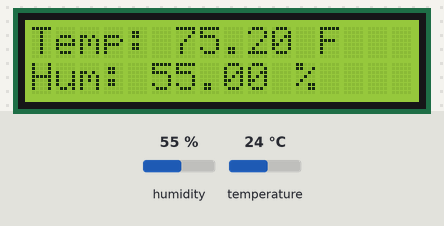
The sketch below on a simulated Arduino Uno, built with avr-gcc and run on an emulated ATmega328P. On the bench: 16×2 character LCD. The test bench sets the inputs (shaded band); at power-on: humidity 55 %, temperature 24 °C.

Above: at 1.2 s.
1.3 s: humidity set to 22 %
At 2.3 s:
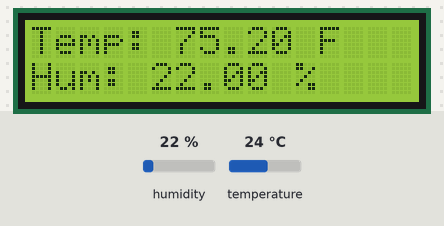
2.9 s: temperature set to 12 °C
At 3.7 s:
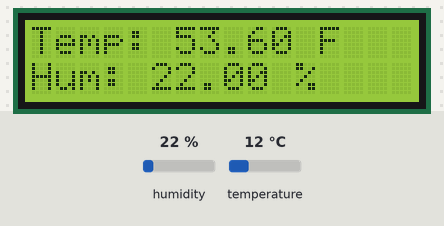
4.5 s: humidity set to 40 %
At 5.1 s:
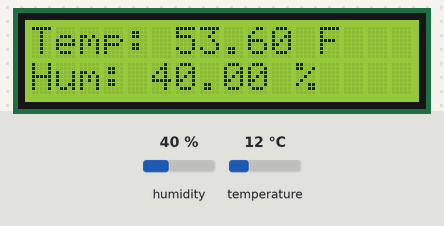
6.1 s: temperature set to 19 °C
At 7.7 s:
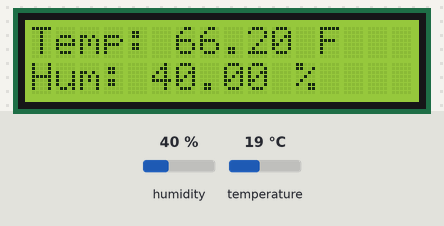
Timing chart, 0 to 8.8 s (numbered marks = the images above; inputs shaded):
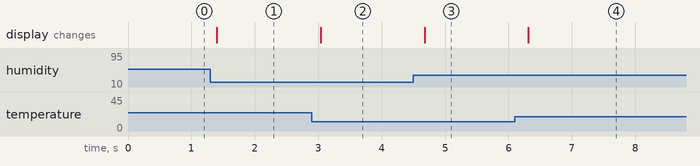

Measured:
- after the input at 1.3 s, the display: changes after 0.10 s (image 1)
- after the input at 2.9 s, the display: changes after 0.14 s (image 2)
- after the input at 4.5 s, the display: changes after 0.18 s (image 3)
- after the input at 6.1 s, the display: changes after 0.21 s (image 4)

The sketch:

dht-11_tempHumidity.ino
```cpp
#include <dht.h>
#include <LiquidCrystal.h>

// 'front' of DHT-11
//    _____
//   |+++++|
//   |+++++|
//   |+++++|
//   | | | |
//   1 2 3 4
//
// 1. VCC+
// 2. Data
// 3.
// 4. Ground-

dht DHT;

#define DHT11_PIN 7
LiquidCrystal lcd(12, 11, 5, 4, 3, 2);

double temp;
double humidity;

void setup(){
  Serial.begin(9600);

  // set up the LCD's number of rows and columns
  lcd.begin(16,2);
  lcd.print("Temperature: ");
}

void loop()
{
  int chk = DHT.read11(DHT11_PIN);
  temp = DHT.temperature;
  humidity = DHT.humidity;

  lcd.setCursor(0,0);
  lcd.print("Temp: ");
  lcd.print(CelsiusToFahrenheit(temp));
  lcd.print(" F");
  lcd.setCursor(0,1);
  lcd.print("Hum: ");
  lcd.print(humidity);
  lcd.print(" %");
  delay(300);
}

//Celsius to Fahrenheit conversion
double CelsiusToFahrenheit(double celsius)
{
  return 1.8 * celsius + 32;
}
```
